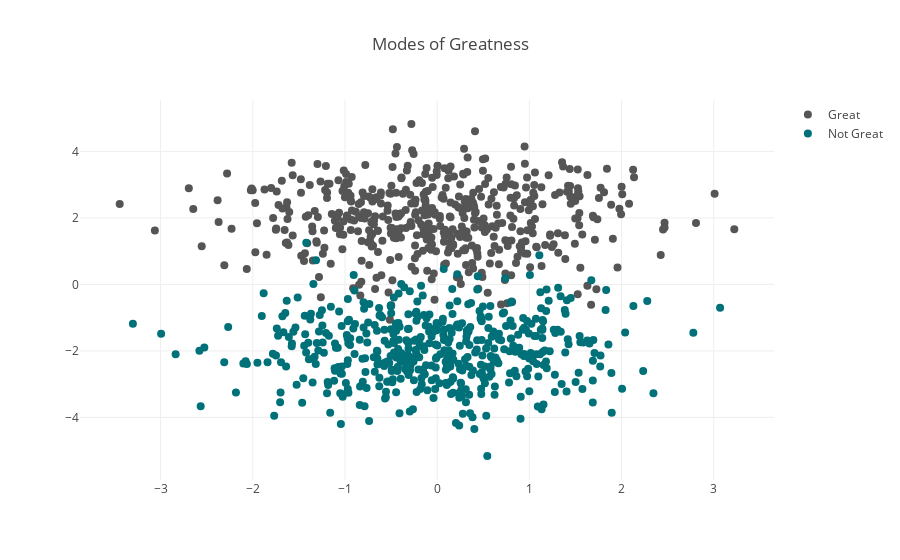

Notebook code for this chart:
### Code cell
N = 500

trace0 = go.Scatter(
    x = np.random.randn(N),
    y = np.random.randn(N)+2,
    name = 'Great',
    mode = 'markers',
    marker = dict(
        size = 8,
        color = '#555555',
    )
)

trace1 = go.Scatter(
    x = np.random.randn(N),
    y = np.random.randn(N)-2,
    name = 'Not Great',
    mode = 'markers',
    marker = dict(
        size = 8,
        color = '#007179'
    )
)

data = [trace0, trace1]

layout = dict(title = 'Modes of Greatness',
              yaxis = dict(zeroline = False),
              xaxis = dict(zeroline = False)
             )

fig = dict(data=data, layout=layout)
iplot(fig)

### Figure 1 — Plotly figure (JSON) as saved in the notebook; plotly's stock layout.template omitted (floating-point values rounded to 4 significant figures; data arrays with more than 128 entries replaced by an {"elided": "..."} marker saying what was removed)
{"data": [{"marker": {"color": "#555555", "size": 8}, "mode": "markers", "name": "Great", "type": "scatter", "uid": "81f81666-c8e2-11e8-a93f-02ccb4a0b651", "x": {"elided": "500 float values"}, "y": {"elided": "500 float values"}}, {"marker": {"color": "#007179", "size": 8}, "mode": "markers", "name": "Not Great", "type": "scatter", "uid": "81f821e2-c8e2-11e8-a93f-02ccb4a0b651", "x": {"elided": "500 float values"}, "y": {"elided": "500 float values"}}], "layout": {"title": "Modes of Greatness", "xaxis": {"zeroline": false}, "yaxis": {"zeroline": false}}}
